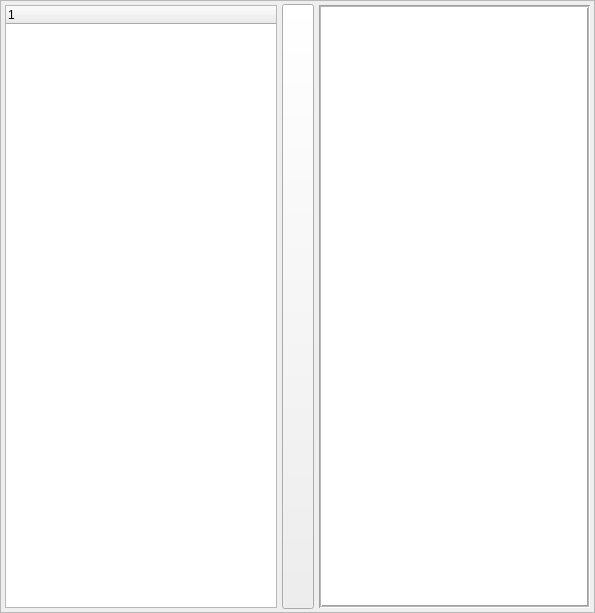
<?xml version="1.0" encoding="UTF-8"?>
<ui version="4.0">
 <class>VisionWindow</class>
 <widget class="QFrame" name="VisionWindow">
  <property name="geometry">
   <rect>
    <x>0</x>
    <y>0</y>
    <width>595</width>
    <height>613</height>
   </rect>
  </property>
  <property name="windowTitle">
   <string>Frame</string>
  </property>
  <property name="frameShape">
   <enum>QFrame::StyledPanel</enum>
  </property>
  <property name="frameShadow">
   <enum>QFrame::Raised</enum>
  </property>
  <layout class="QHBoxLayout" name="horizontalLayout_2">
   <property name="spacing">
    <number>2</number>
   </property>
   <property name="leftMargin">
    <number>2</number>
   </property>
   <property name="topMargin">
    <number>2</number>
   </property>
   <property name="rightMargin">
    <number>2</number>
   </property>
   <property name="bottomMargin">
    <number>2</number>
   </property>
   <item>
    <layout class="QVBoxLayout" name="verticalLayout">
     <item>
      <widget class="SideWidget" name="sideWidget" native="true">
       <layout class="QVBoxLayout" name="verticalLayout_3">
        <property name="spacing">
         <number>2</number>
        </property>
        <property name="leftMargin">
         <number>2</number>
        </property>
        <property name="topMargin">
         <number>2</number>
        </property>
        <property name="rightMargin">
         <number>2</number>
        </property>
        <property name="bottomMargin">
         <number>2</number>
        </property>
        <item>
         <widget class="VisionTreeWidget" name="treeWidget">
          <column>
           <property name="text">
            <string notr="true">1</string>
           </property>
          </column>
         </widget>
        </item>
       </layout>
      </widget>
     </item>
    </layout>
   </item>
   <item>
    <layout class="QVBoxLayout" name="verticalLayout_4">
     <property name="spacing">
      <number>2</number>
     </property>
     <property name="sizeConstraint">
      <enum>QLayout::SetNoConstraint</enum>
     </property>
     <property name="leftMargin">
      <number>1</number>
     </property>
     <property name="topMargin">
      <number>1</number>
     </property>
     <property name="rightMargin">
      <number>1</number>
     </property>
     <property name="bottomMargin">
      <number>1</number>
     </property>
     <item>
      <widget class="QPushButton" name="bt_toogleSideMenu">
       <property name="sizePolicy">
        <sizepolicy hsizetype="Minimum" vsizetype="Expanding">
         <horstretch>0</horstretch>
         <verstretch>0</verstretch>
        </sizepolicy>
       </property>
       <property name="maximumSize">
        <size>
         <width>32</width>
         <height>16777215</height>
        </size>
       </property>
       <property name="font">
        <font>
         <family>Arial</family>
         <pointsize>12</pointsize>
         <weight>75</weight>
         <bold>true</bold>
        </font>
       </property>
       <property name="text">
        <string/>
       </property>
       <property name="iconSize">
        <size>
         <width>32</width>
         <height>32</height>
        </size>
       </property>
       <property name="shortcut">
        <string>Ctrl+Shift+Right</string>
       </property>
       <property name="checkable">
        <bool>true</bool>
       </property>
       <property name="checked">
        <bool>false</bool>
       </property>
       <property name="flat">
        <bool>false</bool>
       </property>
      </widget>
     </item>
    </layout>
   </item>
   <item>
    <layout class="QVBoxLayout" name="mainLayout">
     <property name="sizeConstraint">
      <enum>QLayout::SetNoConstraint</enum>
     </property>
     <item>
      <widget class="QWidget" name="mainWidget" native="true">
       <layout class="QVBoxLayout" name="verticalLayout_2">
        <property name="spacing">
         <number>2</number>
        </property>
        <property name="sizeConstraint">
         <enum>QLayout::SetNoConstraint</enum>
        </property>
        <property name="leftMargin">
         <number>2</number>
        </property>
        <property name="topMargin">
         <number>2</number>
        </property>
        <property name="rightMargin">
         <number>2</number>
        </property>
        <property name="bottomMargin">
         <number>2</number>
        </property>
        <item>
         <widget class="KPPGraphicsView" name="graphicsView">
          <property name="frameShape">
           <enum>QFrame::Box</enum>
          </property>
          <property name="frameShadow">
           <enum>QFrame::Sunken</enum>
          </property>
          <property name="midLineWidth">
           <number>1</number>
          </property>
          <property name="verticalScrollBarPolicy">
           <enum>Qt::ScrollBarAsNeeded</enum>
          </property>
          <property name="horizontalScrollBarPolicy">
           <enum>Qt::ScrollBarAsNeeded</enum>
          </property>
         </widget>
        </item>
       </layout>
      </widget>
     </item>
    </layout>
   </item>
  </layout>
 </widget>
 <customwidgets>
  <customwidget>
   <class>SideWidget</class>
   <extends>QWidget</extends>
   <header>sidewidget.h</header>
   <container>1</container>
  </customwidget>
  <customwidget>
   <class>VisionTreeWidget</class>
   <extends>QTreeWidget</extends>
   <header>visiontreewidget.h</header>
  </customwidget>
  <customwidget>
   <class>KPPGraphicsView</class>
   <extends>QGraphicsView</extends>
   <header>kppgraphicsview.h</header>
  </customwidget>
 </customwidgets>
 <resources/>
 <connections/>
</ui>
